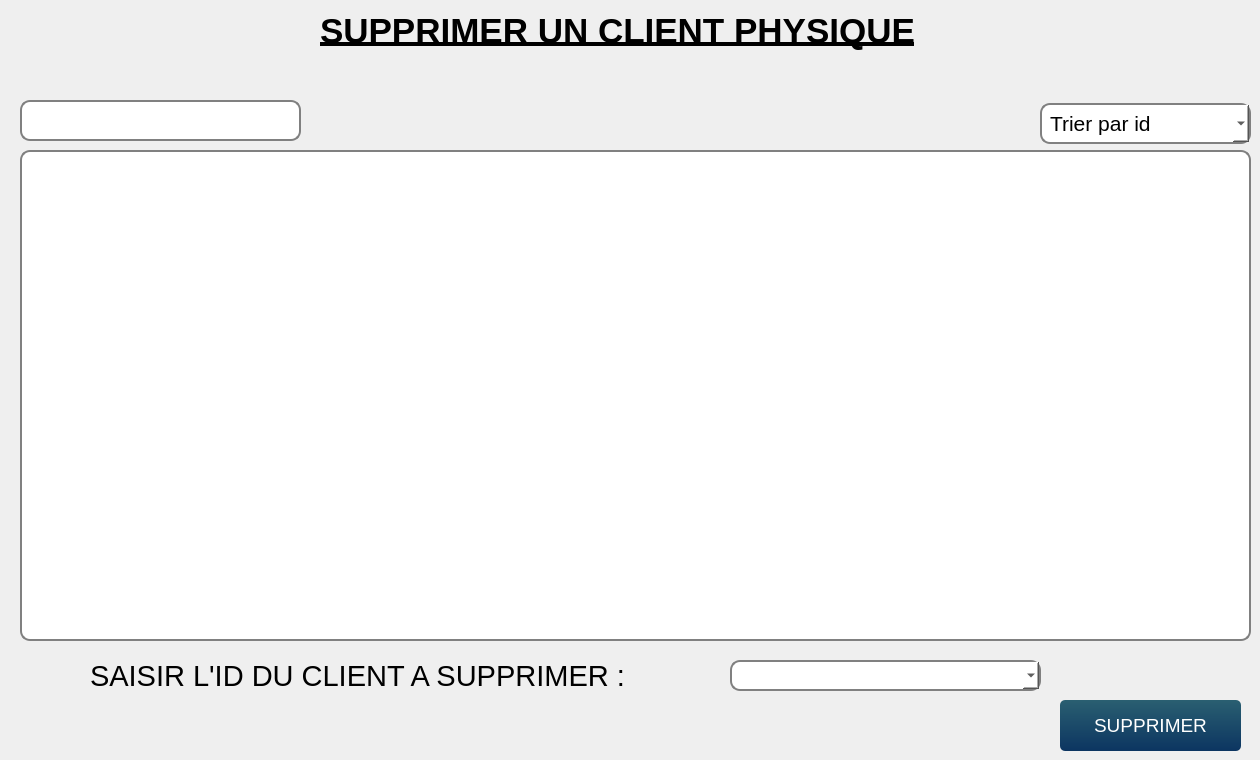
       <widget class="QWidget" name="supprimer_3">
        <widget class="QLabel" name="cin_30">
         <property name="geometry">
          <rect>
           <x>90</x>
           <y>660</y>
           <width>631</width>
           <height>31</height>
          </rect>
         </property>
         <property name="font">
          <font>
           <family>Yu Gothic UI</family>
           <pointsize>22</pointsize>
           <weight>50</weight>
           <bold>false</bold>
          </font>
         </property>
         <property name="text">
          <string>SAISIR L'ID DU CLIENT A SUPPRIMER :</string>
         </property>
        </widget>
        <widget class="QPushButton" name="pushButton_21">
         <property name="geometry">
          <rect>
           <x>1060</x>
           <y>700</y>
           <width>181</width>
           <height>51</height>
          </rect>
         </property>
         <property name="font">
          <font>
           <pointsize>14</pointsize>
           <weight>50</weight>
           <bold>false</bold>
          </font>
         </property>
         <property name="styleSheet">
          <string notr="true">QPushButton{
	background-color: qlineargradient(spread:pad, x1:1, y1:0, x2:1, y2:1, stop:0 rgba(42, 95, 113, 255),stop:1 rgba(12, 53, 97, 255));
	color: #fff;
	border: 0px;
	border-radius: 5px;
	padding: 5px;
}

QPushButton::hover
{
	background-color: qlineargradient(spread:pad, x1:1, y1:0, x2:1, y2:1, stop:0 rgba(167, 214, 50, 255),stop:1 rgba(98, 169, 67, 255));
	color: #fff;

}
QPushButton::pressed
{
	background-color: qlineargradient(spread:pad, x1:1, y1:0, x2:1, y2:1, stop:0 rgba(147, 194, 30, 255),stop:1 rgba(78, 149, 47, 255));
	color: #fff;
	border: 0px;
	border-radius: 5px;
	padding: 5px;

}</string>
         </property>
         <property name="text">
          <string>SUPPRIMER</string>
         </property>
        </widget>
        <widget class="QLabel" name="label_22">
         <property name="geometry">
          <rect>
           <x>320</x>
           <y>-10</y>
           <width>751</width>
           <height>81</height>
          </rect>
         </property>
         <property name="font">
          <font>
           <family>Helvetica</family>
           <pointsize>26</pointsize>
           <weight>75</weight>
           <bold>true</bold>
           <underline>true</underline>
          </font>
         </property>
         <property name="text">
          <string>SUPPRIMER UN CLIENT PHYSIQUE</string>
         </property>
        </widget>
        <widget class="QTableView" name="tableView_77">
         <property name="geometry">
          <rect>
           <x>20</x>
           <y>150</y>
           <width>1231</width>
           <height>491</height>
          </rect>
         </property>
         <property name="font">
          <font>
           <pointsize>20</pointsize>
           <weight>50</weight>
           <bold>false</bold>
          </font>
         </property>
         <property name="styleSheet">
          <string notr="true">background-color: rgb(255, 255, 255);

    border: 2px solid gray;
    border-radius: 10px;
    padding: 0 8px;
    selection-background-color: darkgray;</string>
         </property>
        </widget>
        <widget class="QComboBox" name="comboBox_7">
         <property name="geometry">
          <rect>
           <x>730</x>
           <y>660</y>
           <width>311</width>
           <height>31</height>
          </rect>
         </property>
         <property name="font">
          <font>
           <pointsize>14</pointsize>
          </font>
         </property>
         <property name="styleSheet">
          <string notr="true">background-color: rgb(255, 255, 255);

    border: 2px solid gray;
    border-radius: 10px;
    padding: 0 8px;
    selection-background-color: darkgray;</string>
         </property>
        </widget>
        <widget class="QLineEdit" name="lineEdit_70">
         <property name="geometry">
          <rect>
           <x>20</x>
           <y>100</y>
           <width>281</width>
           <height>41</height>
          </rect>
         </property>
         <property name="styleSheet">
          <string notr="true">background-color: rgb(255, 255, 255);

    border: 2px solid gray;
    border-radius: 10px;
    padding: 0 8px;
    selection-background-color: darkgray;</string>
         </property>
        </widget>
        <widget class="QComboBox" name="comboBox_30">
         <property name="geometry">
          <rect>
           <x>1040</x>
           <y>103</y>
           <width>211</width>
           <height>41</height>
          </rect>
         </property>
         <property name="font">
          <font>
           <family>Helvetica</family>
           <pointsize>16</pointsize>
          </font>
         </property>
         <property name="layoutDirection">
          <enum>Qt::LeftToRight</enum>
         </property>
         <property name="styleSheet">
          <string notr="true">background-color: rgb(255, 255, 255);

    border: 2px solid gray;
    border-radius: 10px;
    padding: 0 8px;
    selection-background-color: darkgray;</string>
         </property>
         <property name="maxVisibleItems">
          <number>3</number>
         </property>
         <property name="insertPolicy">
          <enum>QComboBox::InsertAtTop</enum>
         </property>
         <item>
          <property name="text">
           <string>Trier par id</string>
          </property>
         </item>
         <item>
          <property name="text">
           <string>Trier par date</string>
          </property>
         </item>
         <item>
          <property name="text">
           <string>Trier par nom</string>
          </property>
         </item>
        </widget>
       </widget>
